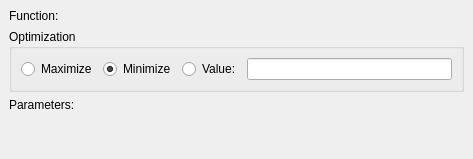
<ui version="4.0" >
 <author>Stefan Nikolaus &lt;stefan.nikolaus@kdemail.net></author>
 <comment>This file is part of the KDE project
Copyright (C) 2006 Stefan Nikolaus &lt;stefan.nikolaus@kdemail.net>

This library is free software; you can redistribute it and/or
modify it under the terms of the GNU Library General Public
License as published by the Free Software Foundation; either
version 2 of the License, or (at your option) any later version.

This library is distributed in the hope that it will be useful,
but WITHOUT ANY WARRANTY; without even the implied warranty of
MERCHANTABILITY or FITNESS FOR A PARTICULAR PURPOSE.  See the
GNU Library General Public License for more details.

You should have received a copy of the GNU Library General Public
License along with this library; see the file COPYING.LIB.  If not,
write to the Free Software Foundation, Inc., 51 Franklin Street,
Fifth Floor, Boston, MA 02110-1301, USA.</comment>
 <class>Solver</class>
 <widget class="QWidget" name="Solver" >
  <property name="geometry" >
   <rect>
    <x>0</x>
    <y>0</y>
    <width>473</width>
    <height>159</height>
   </rect>
  </property>
  <layout class="QGridLayout" >
   <property name="margin" >
    <number>9</number>
   </property>
   <property name="spacing" >
    <number>6</number>
   </property>
   <item row="2" column="1" >
    <widget class="RegionSelector" name="parameters" />
   </item>
   <item row="1" column="0" colspan="2" >
    <widget class="QGroupBox" name="groupBox" >
     <property name="title" >
      <string>Optimization</string>
     </property>
     <layout class="QHBoxLayout" >
      <property name="margin" >
       <number>9</number>
      </property>
      <property name="spacing" >
       <number>6</number>
      </property>
      <item>
       <widget class="QRadioButton" name="maximizeButton" >
        <property name="text" >
         <string>Maximize</string>
        </property>
       </widget>
      </item>
      <item>
       <widget class="QRadioButton" name="minimizeButton" >
        <property name="text" >
         <string>Minimize</string>
        </property>
        <property name="checked" >
         <bool>true</bool>
        </property>
       </widget>
      </item>
      <item>
       <widget class="QRadioButton" name="valueButton" >
        <property name="text" >
         <string>Value:</string>
        </property>
       </widget>
      </item>
      <item>
       <widget class="KLineEdit" name="value" />
      </item>
     </layout>
    </widget>
   </item>
   <item row="2" column="0" >
    <widget class="QLabel" name="label_2" >
     <property name="text" >
      <string>Parameters:</string>
     </property>
    </widget>
   </item>
   <item row="0" column="1" >
    <widget class="RegionSelector" name="function" />
   </item>
   <item row="0" column="0" >
    <widget class="QLabel" name="label" >
     <property name="text" >
      <string>Function:</string>
     </property>
    </widget>
   </item>
   <item row="3" column="1" >
    <spacer>
     <property name="orientation" >
      <enum>Qt::Vertical</enum>
     </property>
     <property name="sizeHint" >
      <size>
       <width>20</width>
       <height>40</height>
      </size>
     </property>
    </spacer>
   </item>
  </layout>
 </widget>
 <layoutfunction spacing="KDialog::spacingHint" margin="KDialog::marginHint" />
 <customwidgets>
  <customwidget>
   <class>RegionSelector</class>
   <extends>QWidget</extends>
   <header>RegionSelector.h</header>
  </customwidget>
    <customwidget>
      <class>KLineEdit</class>
      <extends>QLineEdit</extends>
      <header>klineedit.h</header>
      <container>0</container>
      <pixmap></pixmap>
    </customwidget>
 </customwidgets>
 <includes>
 </includes>
 <resources/>
 <connections/>
</ui>
